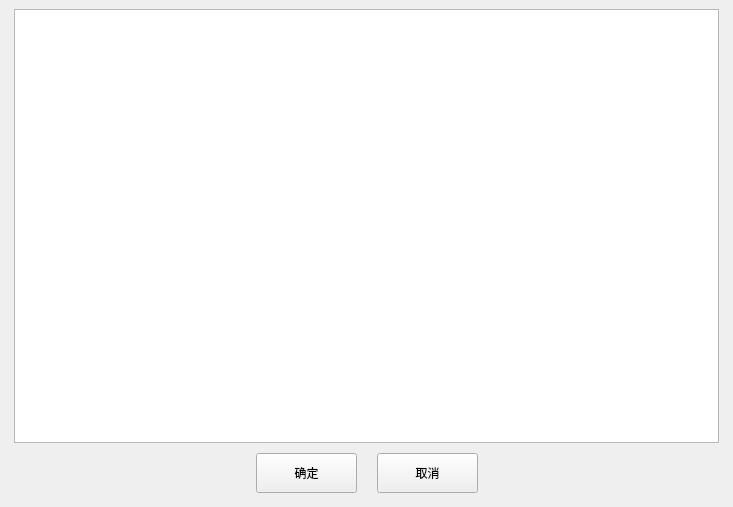
<?xml version="1.0" encoding="UTF-8"?>
<ui version="4.0">
 <class>table_lock</class>
 <widget class="QDialog" name="table_lock">
  <property name="geometry">
   <rect>
    <x>0</x>
    <y>0</y>
    <width>733</width>
    <height>507</height>
   </rect>
  </property>
  <property name="windowTitle">
   <string>Dialog</string>
  </property>
  <layout class="QVBoxLayout" name="verticalLayout_2">
   <property name="spacing">
    <number>6</number>
   </property>
   <property name="leftMargin">
    <number>9</number>
   </property>
   <property name="topMargin">
    <number>9</number>
   </property>
   <property name="rightMargin">
    <number>9</number>
   </property>
   <property name="bottomMargin">
    <number>9</number>
   </property>
   <item>
    <layout class="QVBoxLayout" name="verticalLayout">
     <property name="spacing">
      <number>10</number>
     </property>
     <property name="leftMargin">
      <number>5</number>
     </property>
     <property name="rightMargin">
      <number>5</number>
     </property>
     <property name="bottomMargin">
      <number>5</number>
     </property>
     <item>
      <widget class="QTableView" name="tableView"/>
     </item>
     <item>
      <layout class="QHBoxLayout" name="horizontalLayout">
       <property name="spacing">
        <number>20</number>
       </property>
       <item>
        <spacer name="horizontalSpacer">
         <property name="orientation">
          <enum>Qt::Horizontal</enum>
         </property>
         <property name="sizeHint" stdset="0">
          <size>
           <width>40</width>
           <height>20</height>
          </size>
         </property>
        </spacer>
       </item>
       <item>
        <widget class="QPushButton" name="pushButton_7">
         <property name="sizePolicy">
          <sizepolicy hsizetype="Fixed" vsizetype="Fixed">
           <horstretch>0</horstretch>
           <verstretch>0</verstretch>
          </sizepolicy>
         </property>
         <property name="minimumSize">
          <size>
           <width>101</width>
           <height>40</height>
          </size>
         </property>
         <property name="focusPolicy">
          <enum>Qt::NoFocus</enum>
         </property>
         <property name="text">
          <string>确定</string>
         </property>
         <property name="outer_stylesheet" stdset="0">
          <string>pushbutton</string>
         </property>
        </widget>
       </item>
       <item>
        <widget class="QPushButton" name="pushButton_14">
         <property name="sizePolicy">
          <sizepolicy hsizetype="Fixed" vsizetype="Fixed">
           <horstretch>0</horstretch>
           <verstretch>0</verstretch>
          </sizepolicy>
         </property>
         <property name="minimumSize">
          <size>
           <width>101</width>
           <height>40</height>
          </size>
         </property>
         <property name="focusPolicy">
          <enum>Qt::NoFocus</enum>
         </property>
         <property name="text">
          <string>取消</string>
         </property>
         <property name="outer_stylesheet" stdset="0">
          <string>pushbutton</string>
         </property>
        </widget>
       </item>
       <item>
        <spacer name="horizontalSpacer_2">
         <property name="orientation">
          <enum>Qt::Horizontal</enum>
         </property>
         <property name="sizeHint" stdset="0">
          <size>
           <width>40</width>
           <height>20</height>
          </size>
         </property>
        </spacer>
       </item>
      </layout>
     </item>
    </layout>
   </item>
  </layout>
 </widget>
 <resources/>
 <connections/>
</ui>
